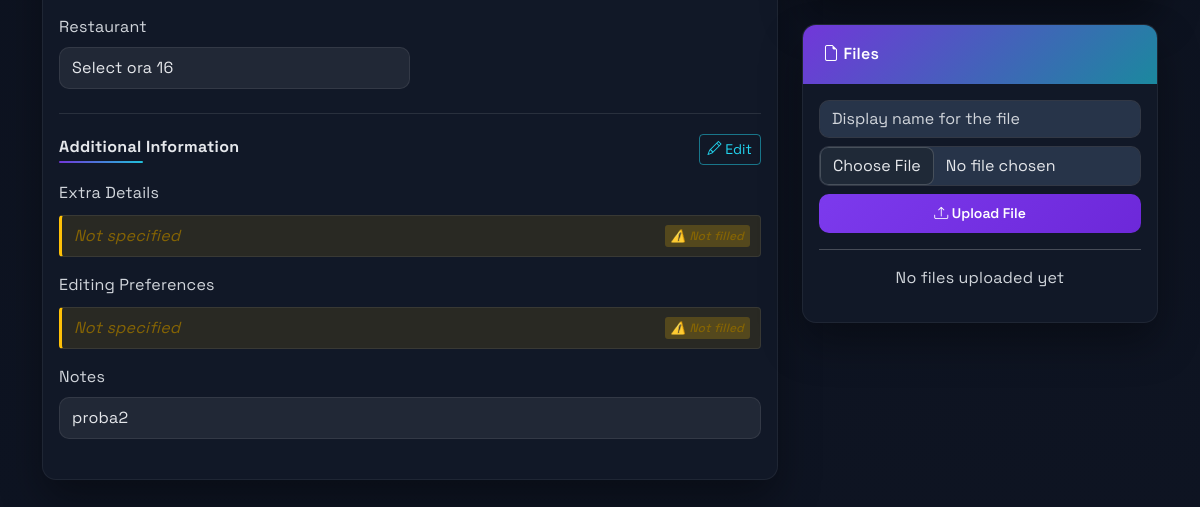
The app's page /projects/2025-10-17-botez(20250929-t-115021)/ (signed in, lower part), older data.
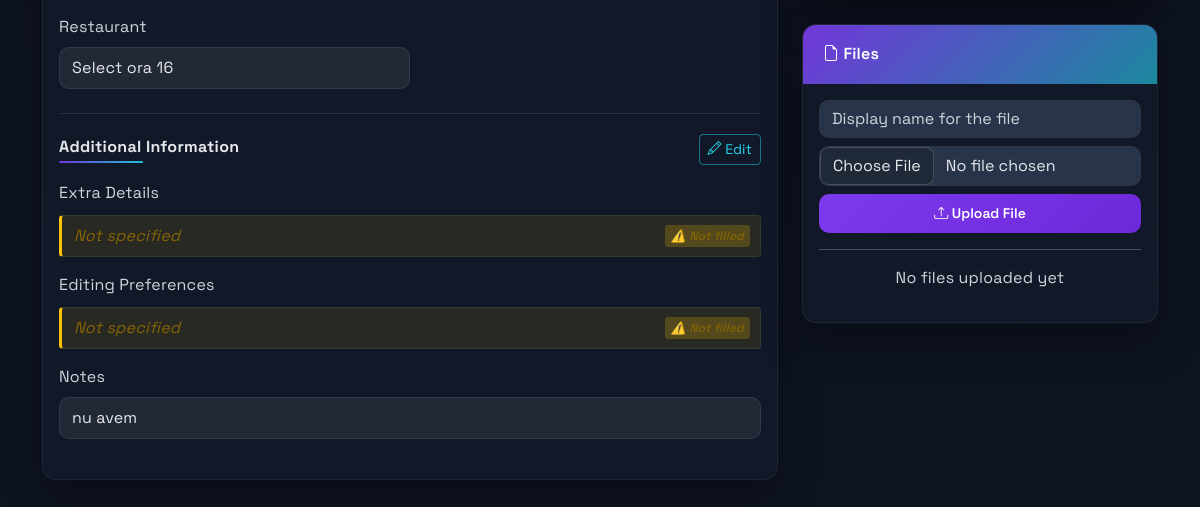
The same page, newer data.
### projects/models.py (models this page shows, shortened)
class Project(models.Model):
    PROJECT_TYPE_CHOICES = [
        ('NUNTA', 'Nunta'),
        ('BOTEZ', 'Botez'),
        ('ALTELE', 'Altele'),
    ]
    STATUS_CHOICES = [
        ('Not Started', 'Not Started'),
        ('Planning', 'Planning'),
        ('Filming', 'Filming'),
        ('Editing', 'Editing'),
        ('Completed', 'Completed'),
    ]
    EDIT_STATUS_CHOICES = [
        ('Not Started', 'Not Started'),
        ('Pending', 'Pending'),
        ('In Progress', 'In Progress'),
        ('Review', 'Review'),
        ('Completed', 'Completed'),
    ]
    name = models.CharField(max_length=255)
    slug = models.SlugField(max_length=255, unique=True, blank=True, null=True)
    user = models.ForeignKey(User, on_delete=models.CASCADE, related_name='projects')
    client_name = models.CharField(max_length=255, blank=True, null=True)
    client_email = models.EmailField(blank=True, null=True)
    status = models.CharField(max_length=50, choices=STATUS_CHOICES, default='Not Started')
    edit_status = models.CharField(max_length=50, choices=EDIT_STATUS_CHOICES, default='Not Started')
    editing_progress = models.IntegerField(default=0, help_text="Editing progress percentage (0-100)")
    notes = models.TextField(blank=True, null=True)
    is_archived = models.BooleanField(default=False)
    event_date = models.DateTimeField()
    type = models.CharField(max_length=10, choices=PROJECT_TYPE_CHOICES)
    title_video = models.CharField(max_length=255, blank=True, null=True)
    city = models.CharField(max_length=100, blank=True, null=True)
    civil_union_details = models.TextField(blank=True, null=True)
    prep = models.TextField(blank=True, null=True)
    church = models.TextField(blank=True, null=True)
    session = models.TextField(blank=True, null=True)
    restaurant = models.TextField(blank=True, null=True)
    details_extra = models.TextField(blank=True, null=True)
    editing_preferences = models.TextField(blank=True, null=True)
    main_details = models.TextField(blank=True, null=True, help_text="Main event details")
    PACKAGE_TYPE_CHOICES = [
        ('Clasic', 'Clasic'),
        ('Highlights', 'Highlights'),
        ('Duo', 'Duo'),
        ('Cinema', 'Cinema'),
        ('Creative', 'Creative'),
        ('Botez', 'Botez'),
        ('Custom', 'Custom'),
    ]
    MOVIE_DURATION_CHOICES = [
        ('30min', '30 min'),
        ('1h', '1 h'),
        ('1h30min', '1h30min'),
        ('2h-3h', '2h-3h'),
        ('3h-4h', '3h-4h'),
        ('Other', 'Other'),
    ]
    package_type = models.CharField(max_length=20, choices=PACKAGE_TYPE_CHOICES, blank=True, null=True)
    package_4k = models.BooleanField(default=True)
    package_fullhd = models.BooleanField(default=False)
    package_cameras = models.IntegerField(default=1, choices=[(1, '1'), (2, '2'), (3, '3')])
    montage_highlights = models.BooleanField(default=False)
    montage_movie = models.BooleanField(default=False)
    montage_movie_duration = models.CharField(max_length=20, choices=MOVIE_DURATION_CHOICES, blank=True, null=True)
    montage_movie_other = models.CharField(max_length=100, blank=True, null=True)
    montage_bonus_primary = models.BooleanField(default=False)
    montage_bonus_full = models.BooleanField(default=False)
    montage_cinema_duration = models.CharField(max_length=20, choices=[('1h', '1 hour'), ('1h30min', '1h30min')], default='1h30min', blank=True, null=True)
    equipment_audio_recorder = models.BooleanField(default=False)
    equipment_stabilizer = models.BooleanField(default=False)
    equipment_external_light = models.BooleanField(default=False)
    team_videographer = models.IntegerField(default=1)
    team_operator = models.IntegerField(default=0)
    team_assistant = models.IntegerField(default=0)
    delivery_online = models.BooleanField(default=True)
    delivery_usb = models.BooleanField(default=False)
    event_presence = models.TextField(blank=True, null=True)
    filming_details = models.TextField(blank=True, null=True, help_text="Details for the filming team")
    ceremony_field_order = models.JSONField(
        default=dict,
        blank=True,
        help_text="Custom order for ceremony detail fields"
    )
    admin_notified_of_changes = models.BooleanField(default=False)
    last_admin_notification_date = models.DateTimeField(blank=True, null=True)
    last_client_notification_date = models.DateTimeField(blank=True, null=True)
    has_unsent_changes = models.BooleanField(default=False)
    created_at = models.DateTimeField(auto_now_add=True)
    updated_at = models.DateTimeField(auto_now=True)
    class Meta:
        ordering = ['-created_at']
    def get_ceremony_fields_ordered(self):
        if self.type == 'ALTELE':
            return [
                {'field': 'main_details', 'label': 'Main Details', 'rows': 8}
            ]
        default_order = [
            {'field': 'prep', 'label': 'Preparation', 'rows': 2},
            {'field': 'church', 'label': 'Church', 'rows': 2},
            {'field': 'session', 'label': 'Photo Session', 'rows': 2},
            {'field': 'restaurant', 'label': 'Restaurant', 'rows': 2}
        ]
        if self.type == 'NUNTA':
            default_order.insert(0, {'field': 'civil_union_details', 'label': 'Civil Union Details', 'rows': 3})
        if not self.ceremony_field_order:
            return default_order

### projects/views.py (the view)
# urls.py: path('<str:slug>/', views.project_detail, name='project_detail'),
@login_required
def project_detail(request, slug):
    project = get_object_or_404(Project, slug=slug)
    if not request.user.is_admin() and project.user != request.user:
        messages.error(request, 'You do not have permission to view this project.')
        return redirect('dashboard')
    if request.method == 'POST':
        if 'update_project' in request.POST:
            if request.user.is_client():
                form = ProjectDetailForm(request.POST)
                if form.is_valid():
                    original_project = Project.objects.get(pk=project.pk)
                    for field_name, new_value in form.cleaned_data.items():
                        old_value = str(getattr(original_project, field_name) or '')
                        new_value_str = str(new_value or '')
                        if old_value != new_value_str:
                            ProjectModification.objects.create(
                                project=project,
                                field_name=field_name,
                                old_value=old_value,
                                new_value=new_value_str,
                                created_by=request.user,
                                status='PENDING'
                            )
                    project.admin_notified_of_changes = True
                    project.has_unsent_changes = True
                    project.save()
                    if project.notify_admin_of_changes(request.user):
                        messages.info(request, 'Your changes have been submitted for admin approval and administrators have been notified.')
                    else:
                        messages.info(request, 'Your changes have been submitted for admin approval.')
            else:
                form = ProjectDetailForm(request.POST, instance=project)
                if form.is_valid():
                    form.save()
                    messages.success(request, 'Project updated successfully.')
            return redirect('project_detail', slug=project.slug)
        elif 'upload_file' in request.POST:
            file_form = FileUploadForm(request.POST, request.FILES)
            if file_form.is_valid():
                file = file_form.save(commit=False)
                file.project = project
                file.uploaded_by = request.user
                file.size_bytes = request.FILES['file'].size
                file.save()
                messages.success(request, 'File uploaded successfully.')
                return redirect('project_detail', pk=project.pk)
    else:
        form = ProjectDetailForm(instance=project)
        file_form = FileUploadForm()
    files = project.files.all()
    modifications = project.modifications.filter(status='PENDING') if request.user.is_admin() else None
    ceremony_fields = project.get_ceremony_fields_ordered()
    package_presets = {
        'Clasic': {
            'package_type': 'Clasic',
            'package_4k': True, 'package_fullhd': False, 'package_cameras': 1,
            'montage_highlights': True, 'montage_movie': True, 'montage_bonus_primary': False, 'montage_bonus_full': False,
            'montage_movie_duration': '2h-3h', 'montage_cinema_duration': '1h30min',
            'equipment_audio_recorder': True, 'equipment_stabilizer': True, 'equipment_external_light': False,
            'team_videographer': 1, 'team_operator': 0, 'team_assistant': 0,
            'delivery_online': True, 'delivery_usb': False
        },
        'Highlights': {
            'package_type': 'Highlights',
            'package_4k': True, 'package_fullhd': False, 'package_cameras': 2,
            'montage_highlights': True, 'montage_movie': False, 'montage_bonus_primary': False, 'montage_bonus_full': True,
            'montage_movie_duration': '', 'montage_cinema_duration': '1h',
            'equipment_audio_recorder': True, 'equipment_stabilizer': True, 'equipment_external_light': True,
            'team_videographer': 1, 'team_operator': 0, 'team_assistant': 1,
            'delivery_online': True, 'delivery_usb': False
        },
        'Duo': {
            'package_type': 'Duo',
            'package_4k': True, 'package_fullhd': False, 'package_cameras': 2,
            'montage_highlights': True, 'montage_movie': True, 'montage_bonus_primary': False, 'montage_bonus_full': False,
            'montage_movie_duration': '3h-4h', 'montage_cinema_duration': '1h30min',
            'equipment_audio_recorder': True, 'equipment_stabilizer': True, 'equipment_external_light': False,
            'team_videographer': 1, 'team_operator': 1, 'team_assistant': 0,
            'delivery_online': True, 'delivery_usb': False
        },
        'Cinema': {
            'package_type': 'Cinema',
            'package_4k': True, 'package_fullhd': False, 'package_cameras': 2,
            'montage_highlights': True, 'montage_movie': False, 'montage_bonus_primary': True, 'montage_bonus_full': True,
            'montage_movie_duration': '', 'montage_cinema_duration': '1h30min',
            'equipment_audio_recorder': True, 'equipment_stabilizer': True, 'equipment_external_light': True,
            'team_videographer': 2, 'team_operator': 0, 'team_assistant': 0,
            'delivery_online': True, 'delivery_usb': False
        },
        'Creative': {
            'package_type': 'Creative',
            'package_4k': True, 'package_fullhd': False, 'package_cameras': 3,
            'montage_highlights': True, 'montage_movie': True, 'montage_bonus_primary': False, 'montage_bonus_full': True,
            'montage_movie_duration': '3h-4h', 'montage_cinema_duration': '1h30min',
            'equipment_audio_recorder': True, 'equipment_stabilizer': True, 'equipment_external_light': True,
            'team_videographer': 2, 'team_operator': 1, 'team_assistant': 0,
            'delivery_online': True, 'delivery_usb': True
        },
        'Botez': {
            'package_type': 'Botez',
            'package_4k': True, 'package_fullhd': False, 'package_cameras': 1,
            'montage_highlights': True, 'montage_movie': True, 'montage_bonus_primary': False, 'montage_bonus_full': False,
            'montage_movie_duration': '2h-3h', 'montage_cinema_duration': '1h30min',
            'equipment_audio_recorder': True, 'equipment_stabilizer': True, 'equipment_external_light': False,
            'team_videographer': 1, 'team_operator': 0, 'team_assistant': 0,
            'delivery_online': True, 'delivery_usb': False
        },
        'Custom': {
            'package_type': 'Custom',
            'package_4k': True, 'package_fullhd': False, 'package_cameras': 1,
            'montage_highlights': False, 'montage_movie': False, 'montage_bonus_primary': False, 'montage_bonus_full': False,
            'montage_movie_duration': '', 'montage_cinema_duration': '1h30min',
            'equipment_audio_recorder': False, 'equipment_stabilizer': False, 'equipment_external_light': False,
            'team_videographer': 1, 'team_operator': 0, 'team_assistant': 0,
            'delivery_online': True, 'delivery_usb': False
        }
    }
    context = {
        'project': project,
        'form': form,
        'file_form': file_form,
        'files': files,
        'modifications': modifications,
        'is_admin': request.user.is_admin(),
        'ceremony_fields': ceremony_fields,
        'package_presets': json.dumps(package_presets),
    }
    return render(request, 'project_detail.html', context)

### projects/forms.py
class FileUploadForm(forms.ModelForm):
    class Meta:
        model = File
        fields = ['display_name', 'file']
        widgets = {
            'display_name': forms.TextInput(attrs={
                'class': 'form-control',
                'placeholder': 'Display name for the file'
            }),
            'file': forms.FileInput(attrs={'class': 'form-control'}),
        }

### projects/models.py (called while the page is built)
    def is_admin(self):
        return self.role == 'ADMIN'

### projects/templatetags/project_filters.py (called while the page is built)
@register.filter
def attr(obj, attr_name):
    try:
        return getattr(obj, attr_name)
    except AttributeError:
        return None

### templates/project_detail.html (shortened to what the changed rows need)
{% extends 'base.html' %}
{% load project_filters %}
{% block content %}
<div class="row">
    <div class="col-lg-8">
        <div class="tab-content" id="preproduction-content">
            <div class="card mb-4">
            <div class="card-body">
                <div class="editable-section mb-4" data-section="ceremony">
                    <div id="ceremony-fields-container" class="ceremony-fields">
                        {% for field_info in ceremony_fields %}
                        <div class="ceremony-field-item mb-3" data-field-name="{{ field_info.field }}">
                            <div class="field-content col-md-6 d-inline-block">
                                <label class="form-label">{{ field_info.label }}</label>
                                <div class="view-mode">
                                    <p class="form-control-plaintext">{{ project|attr:field_info.field|default:"Not specified" }}</p>
                                </div>
                            </div>
                        </div>
                        {% endfor %}
                    </div>
                </div>
                <div class="editable-section mb-4" data-section="additional">
                    <div class="mb-3">
                        <div class="view-mode">
                            <p class="form-control-plaintext">{{ project.details_extra|default:"Not specified" }}</p>
                        </div>
                    </div>
                    <div class="mb-3">
                        <div class="view-mode">
                            <p class="form-control-plaintext">{{ project.editing_preferences|default:"Not specified" }}</p>
                        </div>
                    </div>
                    <div class="mb-3">
                        <div class="view-mode">
                            <p class="form-control-plaintext">{{ project.notes|default:"Not specified" }}</p>
                        </div>
                    </div>
                </div>
            </div>
        </div>
        </div>
    </div>
</div>
{% endblock %}

Row changes from the older to the newer data that the page shows:
changed Project "Select ora 16": notes "proba2" → "nu avem"
